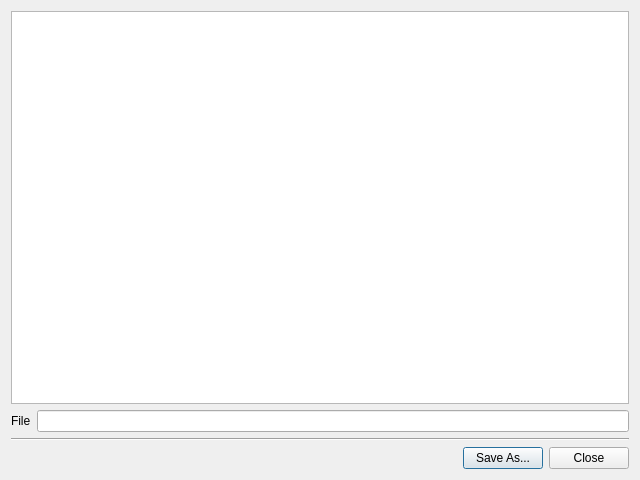
<?xml version="1.0" encoding="UTF-8"?>
<ui version="4.0">
 <class>CheckoutDataDialogClass</class>
 <widget class="QDialog" name="CheckoutDataDialogClass">
  <property name="windowModality">
   <enum>Qt::WindowModal</enum>
  </property>
  <property name="geometry">
   <rect>
    <x>0</x>
    <y>0</y>
    <width>640</width>
    <height>480</height>
   </rect>
  </property>
  <property name="windowTitle">
   <string>Qr49: Checkout Data</string>
  </property>
  <property name="windowIcon">
   <iconset resource="qr49.qrc">
    <normaloff>:/icons/icons/toxic.png</normaloff>:/icons/icons/toxic.png</iconset>
  </property>
  <layout class="QVBoxLayout" name="verticalLayout">
   <item>
    <widget class="QPlainTextEdit" name="plainTextEdit_CheckoutData">
     <property name="lineWrapMode">
      <enum>QPlainTextEdit::NoWrap</enum>
     </property>
     <property name="readOnly">
      <bool>true</bool>
     </property>
    </widget>
   </item>
   <item>
    <layout class="QHBoxLayout" name="horizontalLayout_2">
     <item>
      <widget class="QLabel" name="label">
       <property name="text">
        <string>File</string>
       </property>
      </widget>
     </item>
     <item>
      <widget class="QLineEdit" name="lineEdit_file">
       <property name="readOnly">
        <bool>true</bool>
       </property>
      </widget>
     </item>
    </layout>
   </item>
   <item>
    <widget class="Line" name="line">
     <property name="orientation">
      <enum>Qt::Horizontal</enum>
     </property>
    </widget>
   </item>
   <item>
    <layout class="QHBoxLayout" name="horizontalLayout">
     <item>
      <spacer name="horizontalSpacer">
       <property name="orientation">
        <enum>Qt::Horizontal</enum>
       </property>
       <property name="sizeHint" stdset="0">
        <size>
         <width>40</width>
         <height>20</height>
        </size>
       </property>
      </spacer>
     </item>
     <item>
      <widget class="QPushButton" name="pushButton_SaveAs">
       <property name="text">
        <string>Save As...</string>
       </property>
      </widget>
     </item>
     <item>
      <widget class="QPushButton" name="pushButton_Close">
       <property name="text">
        <string>Close</string>
       </property>
      </widget>
     </item>
    </layout>
   </item>
  </layout>
 </widget>
 <layoutdefault spacing="6" margin="11"/>
 <tabstops>
  <tabstop>pushButton_Close</tabstop>
  <tabstop>pushButton_SaveAs</tabstop>
  <tabstop>plainTextEdit_CheckoutData</tabstop>
 </tabstops>
 <resources>
  <include location="qr49.qrc"/>
 </resources>
 <connections>
  <connection>
   <sender>pushButton_Close</sender>
   <signal>clicked()</signal>
   <receiver>CheckoutDataDialogClass</receiver>
   <slot>hide()</slot>
   <hints>
    <hint type="sourcelabel">
     <x>587</x>
     <y>456</y>
    </hint>
    <hint type="destinationlabel">
     <x>319</x>
     <y>239</y>
    </hint>
   </hints>
  </connection>
 </connections>
</ui>
